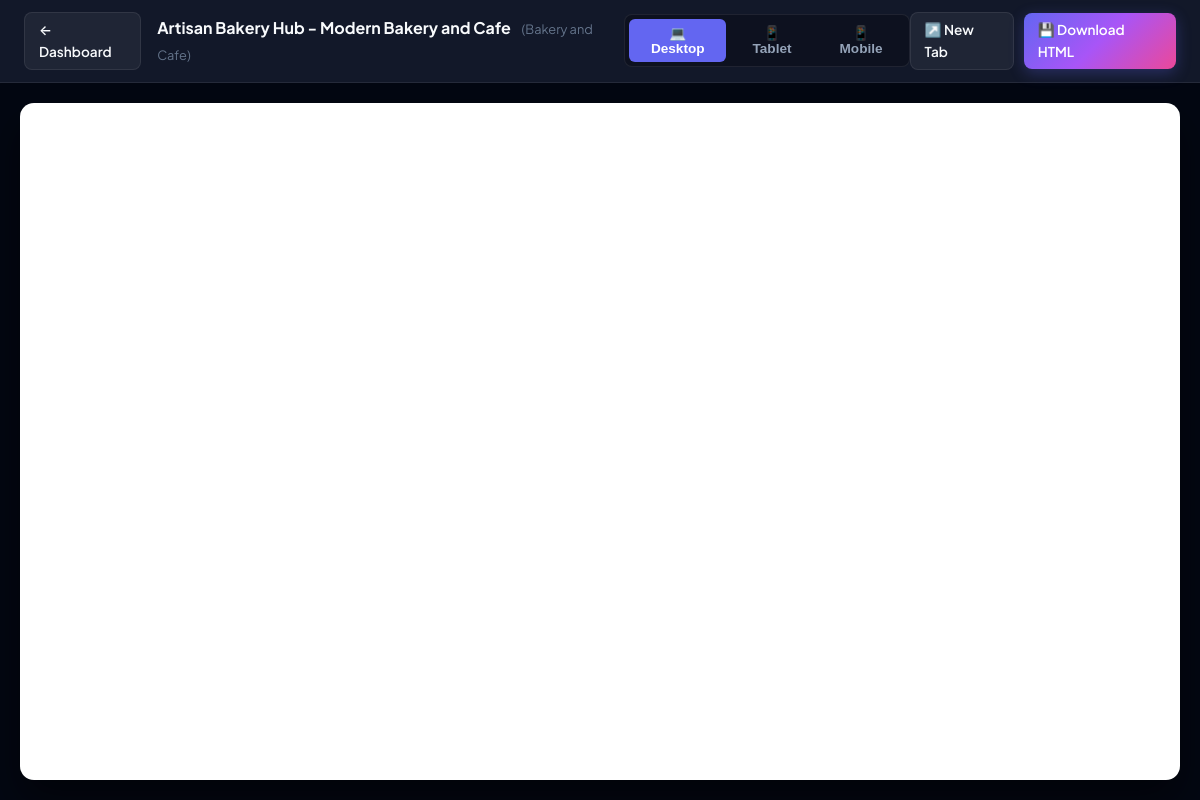
/website/1/ (signed in), run on the app's committed database.
### builder/models.py (models this page shows, shortened)
class Website(models.Model):
    business = models.OneToOneField(Business, on_delete=models.CASCADE, related_name='website')
    website_title = models.CharField(max_length=255)
    tagline = models.CharField(max_length=255, blank=True)
    about_section = models.TextField(blank=True)
    services = models.JSONField(default=list, blank=True)
    slug = models.TextField(help_text="Generated full HTML markup", blank=True)
    status = models.CharField(max_length=50, default='published')
    created_at = models.DateTimeField(auto_now_add=True)
    updated_at = models.DateTimeField(auto_now=True)

class Business(models.Model):
    STATUS_CHOICES = [
        ('pending', 'Pending'),
        ('generating', 'Generating'),
        ('success', 'Success'),
        ('failed', 'Failed'),
    ]
    user = models.ForeignKey(User, on_delete=models.CASCADE, related_name='businesses')
    name = models.CharField(max_length=255)
    type = models.CharField(max_length=255)
    description = models.TextField()
    status = models.CharField(max_length=50, choices=STATUS_CHOICES, default='pending')
    created_at = models.DateTimeField(auto_now_add=True)
    updated_at = models.DateTimeField(auto_now=True)
    class Meta:
        ordering = ['-id']
        verbose_name_plural = 'Businesses'

### builder/views.py (the view)
# urls.py: path('website/<int:id>/', views.view_website, name='view_website'),
@login_required
def view_website(request, id):
    website = get_object_or_404(Website, id=id, business__user=request.user)
    return render(request, 'website/preview.html', {'website': website})

### templates/website/preview.html (shortened to what this page needs)
<!DOCTYPE html>
<html lang="en">
<head>
    {% load static %}
    <link rel="stylesheet" href="{% static 'css/styles.css' %}">
</head>
<body class="preview-layout">
    <header class="preview-toolbar">
        <div style="display: flex; align-items: center; gap: 16px;">
            <a href="{% url 'dashboard' %}" class="btn btn-secondary btn-sm">
                ← Dashboard
            </a>
            <div>
                <strong style="font-size: 1rem; color: var(--text-primary);">{{ website.website_title }}</strong>
                <span style="font-size: 0.8rem; color: var(--text-muted); margin-left: 8px;">({{ website.business.type }})</span>
            </div>
        </div>
        <div class="device-toggles">
            <button class="device-btn active" onclick="setViewport('desktop', this)">
                💻 Desktop
            </button>
            <button class="device-btn" onclick="setViewport('tablet', this)">
                📱 Tablet
            </button>
            <button class="device-btn" onclick="setViewport('mobile', this)">
                📱 Mobile
            </button>
        </div>
        <div style="display: flex; align-items: center; gap: 10px;">
            <a href="{% url 'raw_website' website.id %}" target="_blank" class="btn btn-secondary btn-sm" title="Open full screen in a new tab">
                ↗️ New Tab
            </a>
            <a href="{% url 'download_website' website.id %}" class="btn btn-primary btn-sm">
                💾 Download HTML
            </a>
        </div>
    </header>
    <div class="preview-frame-container">
        <iframe id="previewIframe" class="preview-iframe" src="{% url 'raw_website' website.id %}" title="Website Preview"></iframe>
    </div>
</body>
</html>

### static/css/styles.css (style rules this page uses)
:root { --bg-primary: #0a0e1a; --bg-secondary: #121829; --bg-card: rgba(18, 24, 41, 0.75); --bg-card-hover: rgba(28, 36, 61, 0.85); --border-color: rgba(255, 255, 255, 0.08); --border-focus: #6366f1; --text-primary: #f8fafc; --text-secondary: #94a3b8; --text-muted: #64748b; --accent-primary: #6366f1; --accent-secondary: #a855f7; --accent-gradient: linear-gradient(135deg, #6366f1 0%, #a855f7 50%, #ec4899 100%); --accent-gradient-hover: linear-gradient(135deg, #4f46e5 0%, #9333ea 50%, #db2777 100%); --success: #10b981; --warning: #f59e0b; --danger: #ef4444; --shadow-sm: 0 2px 8px rgba(0, 0, 0, 0.2); --shadow-md: 0 8px 24px rgba(0, 0, 0, 0.35); --shadow-lg: 0 20px 40px rgba(0, 0, 0, 0.5); --shadow-glow: 0 0 25px rgba(99, 102, 241, 0.35); --radius-sm: 8px; --radius-md: 14px; --radius-lg: 20px; --radius-full: 9999px; --transition: all 0.25s cubic-bezier(0.4, 0, 0.2, 1); }
* { margin: 0; padding: 0; box-sizing: border-box; }
body { font-family: 'Plus Jakarta Sans', -apple-system, BlinkMacSystemFont, 'Segoe UI', Roboto, sans-serif; background-color: var(--bg-primary); color: var(--text-primary); min-height: 100vh; display: flex; flex-direction: column; background-image: radial-gradient(circle at 15% 15%, rgba(99, 102, 241, 0.12) 0%, transparent 40%), radial-gradient(circle at 85% 85%, rgba(168, 85, 247, 0.12) 0%, transparent 40%), radial-gradient(circle at 50% 50%, rgba(236, 72, 153, 0.05) 0%, transparent 50%); background-attachment: fixed; line-height: 1.6; }
a { color: inherit; text-decoration: none; }
.btn { display: inline-flex; align-items: center; justify-content: center; gap: 8px; font-weight: 600; font-size: 0.95rem; padding: 10px 20px; border-radius: var(--radius-md); border: none; cursor: pointer; transition: var(--transition); font-family: inherit; }
.btn-primary { background: var(--accent-gradient); color: white; box-shadow: 0 4px 15px rgba(99, 102, 241, 0.3); }
.btn-secondary { background: rgba(255, 255, 255, 0.06); color: var(--text-primary); border: 1px solid var(--border-color); }
.btn-sm { padding: 6px 14px; font-size: 0.85rem; border-radius: var(--radius-sm); }
.preview-layout { display: flex; flex-direction: column; height: 100vh; overflow: hidden; }
.preview-toolbar { background: var(--bg-secondary); border-bottom: 1px solid var(--border-color); padding: 12px 24px; display: flex; justify-content: space-between; align-items: center; z-index: 10; }
.device-toggles { display: flex; background: rgba(10, 14, 26, 0.6); padding: 4px; border-radius: var(--radius-sm); border: 1px solid var(--border-color); gap: 4px; }
.device-btn { background: transparent; border: none; color: var(--text-secondary); padding: 6px 12px; border-radius: 6px; cursor: pointer; font-size: 0.85rem; font-weight: 600; transition: var(--transition); }
.device-btn.active { background: var(--accent-primary); color: white; }
.preview-frame-container { flex: 1; background: #030712; display: flex; justify-content: center; align-items: center; padding: 20px; overflow: auto; }
.preview-iframe { width: 100%; height: 100%; border: none; background: white; border-radius: var(--radius-md); box-shadow: var(--shadow-lg); transition: width 0.3s ease; }

### data on the page
Website: website_title "Artisan Bakery Hub - Modern Bakery and Cafe", business.type "Bakery and Cafe"
